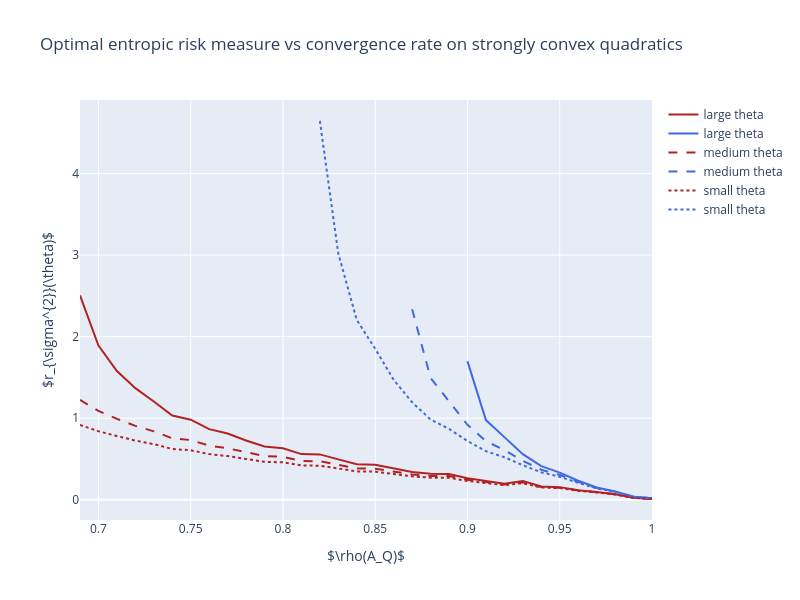

Notebook code cell kept with this figure:
### Markdown cell above
We plot the pareto curves for optimal risk measure at a given convergence rate on strongly convex smooth quadratic objectives. We choose $\theta \in (0.01,1,2)$ and $\zeta\in\{0.95,05\}$.

### Code cell
# Pareto curves for optimal risk measure vs convergence rate on various risk parameters
gmm_frontier_theta_high = quad_regions.quad_risk_meas_vs_rate_region_frontier(eigs=e_vals, theta=2, std=1)
gd_frontier_theta_high = quad_regions.quad_risk_meas_vs_rate_region_frontier(eigs=e_vals, method= "gd",theta=2, std=1)

gmm_frontier_theta_mid = quad_regions.quad_risk_meas_vs_rate_region_frontier(eigs=e_vals, theta=1, std=1)
gd_frontier_theta_mid = quad_regions.quad_risk_meas_vs_rate_region_frontier(eigs=e_vals, method="gd", theta=1, std=1)

gmm_frontier_theta_low = quad_regions.quad_risk_meas_vs_rate_region_frontier(eigs=e_vals, theta=0.01, std=1)
gd_frontier_theta_low = quad_regions.quad_risk_meas_vs_rate_region_frontier(eigs=e_vals,method= "gd" ,theta=0.01, std=1)


Fig = go.Figure()
Fig.add_trace(go.Scatter(x=gmm_frontier_theta_high[:, 0],
                         y=gmm_frontier_theta_high[:, 1],
                         name="large theta",
                         line=dict(color="firebrick")))
Fig.add_trace(go.Scatter(x=gd_frontier_theta_high[:, 0],
                         y=gd_frontier_theta_high[:, 1],
                         name="large theta",
                         line=dict(color="royalblue"),
                         mode="lines"))

Fig.add_trace(go.Scatter(x=gmm_frontier_theta_mid[:, 0],
                         y=gmm_frontier_theta_mid[:, 1],
                         name="medium theta",
                         line=dict(color="firebrick", dash="dash")))
Fig.add_trace(go.Scatter(x=gd_frontier_theta_mid[:, 0],
                         y=gd_frontier_theta_mid[:, 1],
                         name="medium theta",
                         line=dict(color="royalblue", dash="dash"),
                         mode="lines"))
Fig.add_trace(go.Scatter(x=gmm_frontier_theta_low[:, 0],
                         y=gmm_frontier_theta_low[:, 1],
                         name='small theta',
                         line=dict(color="firebrick", dash="dot")))
Fig.add_trace(go.Scatter(x=gd_frontier_theta_low[:, 0],
                         y=gd_frontier_theta_low[:, 1],
                         name='small theta',
                         line=dict(color="royalblue", dash="dot"),
                         mode="lines"))


Fig.update_layout(title="Optimal entropic risk measure vs convergence rate on strongly convex quadratics",
                  width=800,
                  height=600,
                  xaxis_title=r"$\rho(A_Q)$",
                  yaxis_title=r"$r_{\sigma^{2}}(\theta)$")

# Show the figure
Fig.show()

### Figure 1 — Plotly figure (JSON) as saved in the notebook; plotly's stock layout.template omitted (floating-point values rounded to 4 significant figures)
{"data": [{"line": {"color": "firebrick"}, "name": "large theta", "type": "scatter", "x": [0.69, 0.7, 0.71, 0.72, 0.73, 0.74, 0.75, 0.76, 0.77, 0.78, 0.79, 0.8, 0.81, 0.82, 0.83, 0.84, 0.85, 0.86, 0.87, 0.88, 0.89, 0.9, 0.91, 0.92, 0.93, 0.94, 0.95, 0.96, 0.97, 0.98, 0.99, 1], "y": [2.505, 1.891, 1.579, 1.368, 1.206, 1.034, 0.9819, 0.8664, 0.8131, 0.7265, 0.653, 0.632, 0.5604, 0.5568, 0.4956, 0.4359, 0.4311, 0.384, 0.3417, 0.3202, 0.3158, 0.2646, 0.2299, 0.198, 0.2291, 0.1636, 0.1556, 0.118, 0.09538, 0.06899, 0.02473, 0.0102]}, {"line": {"color": "royalblue"}, "mode": "lines", "name": "large theta", "type": "scatter", "x": [0.9, 0.91, 0.92, 0.93, 0.94, 0.95, 0.96, 0.97, 0.98, 0.99, 1], "y": [1.697, 0.977, 0.7684, 0.5599, 0.4122, 0.3332, 0.234, 0.1514, 0.1031, 0.03863, 0.01892]}, {"line": {"color": "firebrick", "dash": "dash"}, "name": "medium theta", "type": "scatter", "x": [0.69, 0.7, 0.71, 0.72, 0.73, 0.74, 0.75, 0.76, 0.77, 0.78, 0.79, 0.8, 0.81, 0.82, 0.83, 0.84, 0.85, 0.86, 0.87, 0.88, 0.89, 0.9, 0.91, 0.92, 0.93, 0.94, 0.95, 0.96, 0.97, 0.98, 0.99, 1], "y": [1.224, 1.089, 0.9927, 0.9065, 0.8394, 0.7543, 0.7326, 0.6645, 0.6319, 0.5855, 0.536, 0.5265, 0.476, 0.4732, 0.4307, 0.3852, 0.3813, 0.3447, 0.3112, 0.2932, 0.2907, 0.2466, 0.2162, 0.188, 0.2155, 0.1569, 0.1495, 0.1145, 0.09309, 0.0678, 0.02458, 0.01018]}, {"line": {"color": "royalblue", "dash": "dash"}, "mode": "lines", "name": "medium theta", "type": "scatter", "x": [0.87, 0.88, 0.89, 0.9, 0.91, 0.92, 0.93, 0.94, 0.95, 0.96, 0.97, 0.98, 0.99, 1], "y": [2.336, 1.494, 1.208, 0.9195, 0.7176, 0.6109, 0.4783, 0.3687, 0.305, 0.2202, 0.1456, 0.1004, 0.03825, 0.01883]}, {"line": {"color": "firebrick", "dash": "dot"}, "name": "small theta", "type": "scatter", "x": [0.69, 0.7, 0.71, 0.72, 0.73, 0.74, 0.75, 0.76, 0.77, 0.78, 0.79, 0.8, 0.81, 0.82, 0.83, 0.84, 0.85, 0.86, 0.87, 0.88, 0.89, 0.9, 0.91, 0.92, 0.93, 0.94, 0.95, 0.96, 0.97, 0.98, 0.99, 1], "y": [0.9176, 0.8403, 0.7816, 0.7258, 0.6821, 0.6235, 0.6072, 0.5602, 0.5359, 0.5039, 0.4659, 0.4595, 0.4209, 0.4187, 0.3858, 0.3488, 0.3455, 0.3153, 0.2875, 0.272, 0.2706, 0.2318, 0.2047, 0.1793, 0.2041, 0.1509, 0.144, 0.1113, 0.09096, 0.06667, 0.02443, 0.01015]}, {"line": {"color": "royalblue", "dash": "dot"}, "mode": "lines", "name": "small theta", "type": "scatter", "x": [0.82, 0.83, 0.84, 0.85, 0.86, 0.87, 0.88, 0.89, 0.9, 0.91, 0.92, 0.93, 0.94, 0.95, 0.96, 0.97, 0.98, 0.99, 1], "y": [4.643, 3.017, 2.204, 1.851, 1.47, 1.195, 0.9847, 0.8688, 0.7208, 0.596, 0.5226, 0.4239, 0.3362, 0.2827, 0.2085, 0.1405, 0.09797, 0.03789, 0.01875]}], "layout": {"height": 600, "title": {"text": "Optimal entropic risk measure vs convergence rate on strongly convex quadratics"}, "width": 800, "xaxis": {"title": {"text": "$\\rho(A_Q)$"}}, "yaxis": {"title": {"text": "$r_{\\sigma^{2}}(\\theta)$"}}}}
